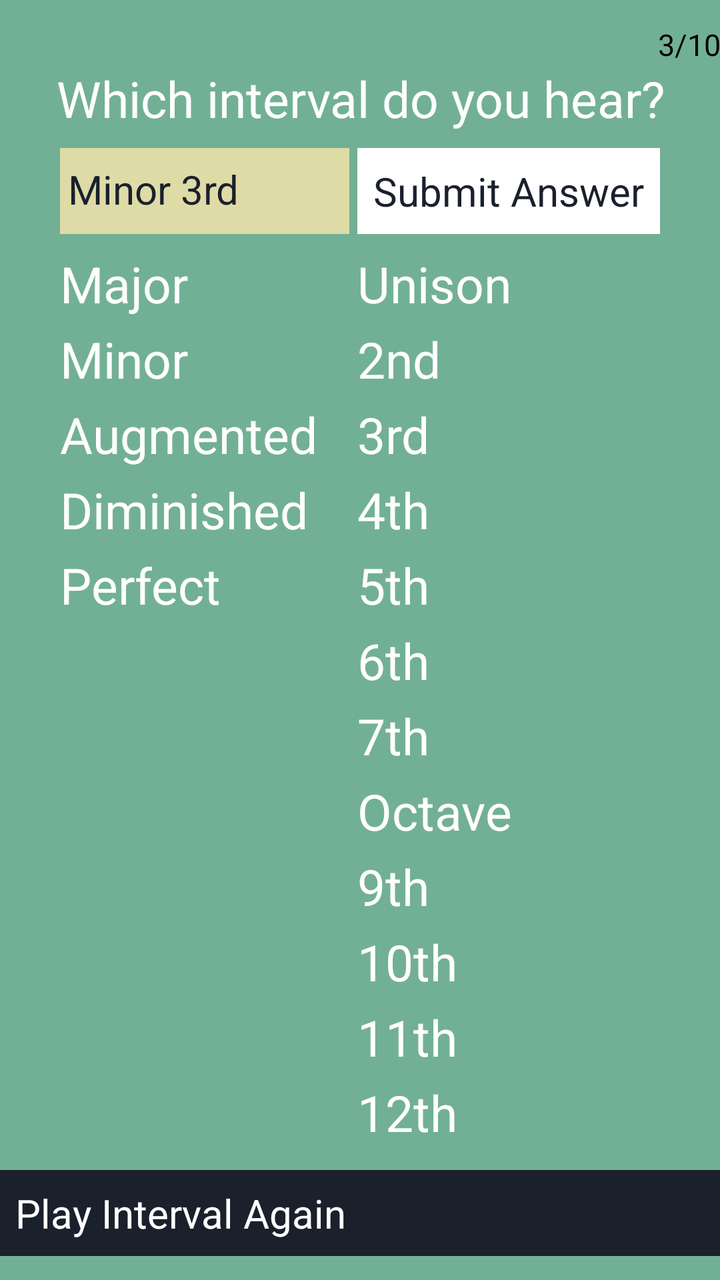
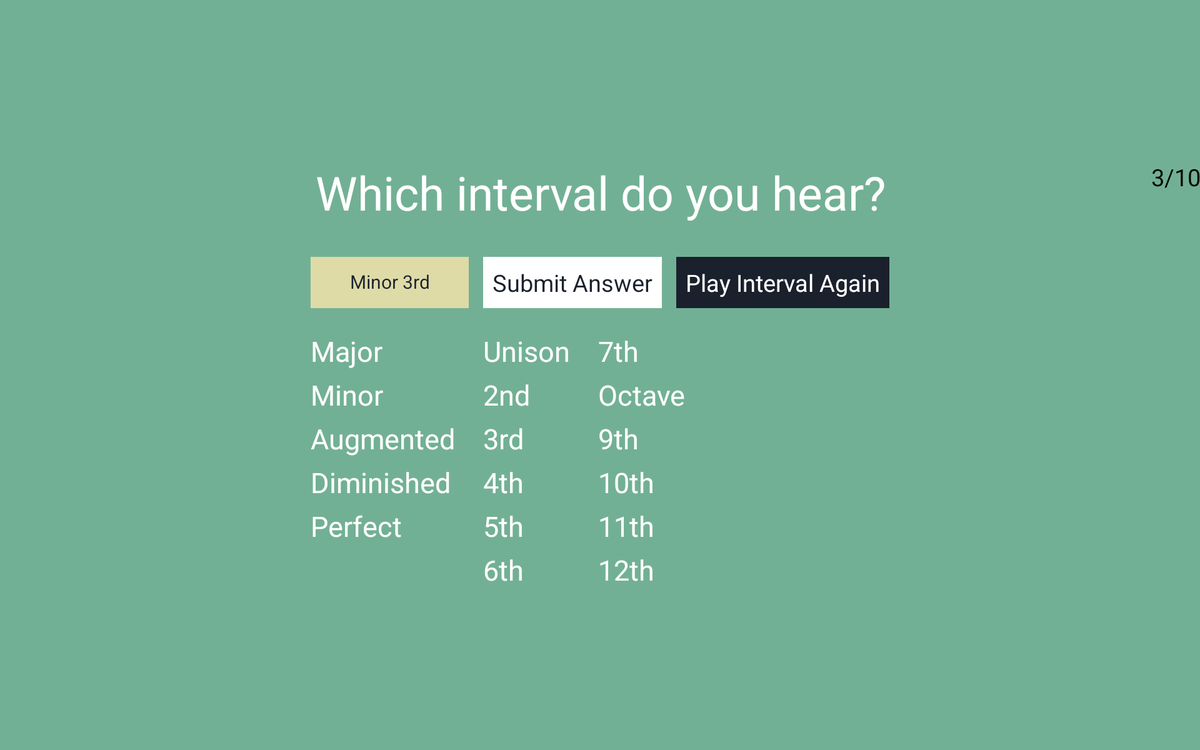

An Android layout and its configuration variant, each rendered on a device that would load it. The default file and the variant file are quoted in full after the pictures.
<!-- AndroidManifest.xml: application theme AppTheme -->
<!-- res/layout/fragment_quiz2.xml -->
<?xml version="1.0" encoding="utf-8"?>
<LinearLayout xmlns:android="http://schemas.android.com/apk/res/android"
    xmlns:tools="http://schemas.android.com/tools"
    android:id="@+id/quiz2_fragment"
    android:layout_width="fill_parent"
    android:layout_height="fill_parent"
    android:background="#72b095"
    android:gravity="center"
    android:orientation="vertical"
    android:paddingBottom="@dimen/activity_vertical_margin"
    android:paddingLeft="@dimen/activity_horizontal_margin"
    android:paddingRight="@dimen/activity_horizontal_margin"
    android:paddingTop="@dimen/activity_vertical_margin"
    tools:context="com.intervaltrainer.Quiz2Fragment" >

    <ScrollView
        android:id="@+id/scroll_id"
        android:layout_width="match_parent"
        android:layout_height="wrap_content"
        android:scrollbars="vertical" >

        <LinearLayout
            android:layout_width="match_parent"
            android:layout_height="wrap_content"
            android:orientation="vertical" >

            <TextView
                android:id="@+id/textCount"
                android:layout_width="wrap_content"
                android:layout_height="wrap_content"
                android:layout_gravity="end"
                android:text="3/10"
                android:textAppearance="?android:attr/textAppearanceMedium"
                android:textSize="15sp" />

            <TextView
                android:id="@+id/textTitle"
                android:layout_width="match_parent"
                android:layout_height="wrap_content"
                android:gravity="center_horizontal"
                android:paddingBottom="8dp"
                android:text="@string/quiz_question"
                android:textColor="#ffffff"
                android:textSize="25sp" />

            <RelativeLayout
                android:layout_width="wrap_content"
                android:layout_height="wrap_content"
                android:layout_below="@+id/textTitle"
                android:layout_gravity="center_horizontal" >

                <TextView
                    android:id="@+id/textSelection"
                    android:layout_width="wrap_content"
                    android:layout_height="fill_parent"
                    android:layout_alignBottom="@+id/quiz_submit_button"
                    android:layout_alignParentLeft="true"
                    android:layout_alignParentStart="true"
                    android:layout_alignParentTop="true"
                    android:layout_marginEnd="4sp"
                    android:layout_marginRight="4sp"
                    android:layout_toLeftOf="@+id/quiz_submit_button"
                    android:layout_toStartOf="@+id/quiz_submit_button"
                    android:background="#dedba7"
                    android:gravity="center_vertical"
                    android:includeFontPadding="false"
                    android:paddingLeft="4sp"
                    android:paddingRight="4sp"
                    android:singleLine="false"
                    android:text="Minor 3rd"
                    android:textAlignment="gravity"
                    android:textAppearance="?android:attr/textAppearanceMedium"
                    android:textColor="#1a202c"
                    android:textSize="20sp" />

                <Button
                    android:id="@+id/quiz_submit_button"
                    android:layout_width="wrap_content"
                    android:layout_height="wrap_content"
                    android:layout_alignLeft="@+id/rg_intervals"
                    android:layout_alignParentTop="true"
                    android:layout_alignStart="@+id/rg_intervals"
                    android:background="@drawable/button_quiz_submit"
                    android:padding="8dp"
                    android:text="@string/quiz_submit_button"
                    android:textAppearance="?android:attr/textAppearanceMedium"
                    android:textColor="#1a202c"
                    android:textSize="20sp" />

                <RadioGroup
                    android:id="@+id/rg_qualifiers"
                    android:layout_width="wrap_content"
                    android:layout_height="wrap_content"
                    android:layout_alignParentLeft="true"
                    android:layout_alignParentStart="true"
                    android:layout_below="@+id/textSelection"
                    android:orientation="vertical"
                    android:paddingBottom="10dp"
                    android:paddingTop="8dp" >

                    <RadioButton
                        android:id="@+id/rbutMajor"
                        android:layout_width="wrap_content"
                        android:layout_height="wrap_content"
                        android:layout_marginBottom="4dp"
                        android:text="@string/major"
                        android:textColor="#ffffff"
                        android:textSize="25sp" />

                    <RadioButton
                        android:id="@+id/rbutMinor"
                        android:layout_width="wrap_content"
                        android:layout_height="wrap_content"
                        android:layout_marginBottom="4dp"
                        android:text="@string/minor"
                        android:textColor="#ffffff"
                        android:textSize="25sp" />

                    <RadioButton
                        android:id="@+id/rbutAug"
                        android:layout_width="wrap_content"
                        android:layout_height="wrap_content"
                        android:layout_marginBottom="4dp"
                        android:text="@string/aug"
                        android:textColor="#ffffff"
                        android:textSize="25sp" />

                    <RadioButton
                        android:id="@+id/rbutDim"
                        android:layout_width="wrap_content"
                        android:layout_height="wrap_content"
                        android:layout_marginBottom="4dp"
                        android:text="@string/dim"
                        android:textColor="#ffffff"
                        android:textSize="25sp" />

                    <RadioButton
                        android:id="@+id/rbutPerfect"
                        android:layout_width="wrap_content"
                        android:layout_height="wrap_content"
                        android:layout_marginBottom="4dp"
                        android:text="@string/perfect"
                        android:textColor="#ffffff"
                        android:textSize="25sp" />
                </RadioGroup>

                <RadioGroup
                    android:id="@+id/rg_intervals"
                    android:layout_width="wrap_content"
                    android:layout_height="wrap_content"
                    android:layout_alignTop="@+id/rg_qualifiers"
                    android:layout_marginLeft="20sp"
                    android:layout_marginStart="20sp"
                    android:layout_toEndOf="@+id/rg_qualifiers"
                    android:layout_toRightOf="@+id/rg_qualifiers"
                    android:orientation="vertical"
                    android:paddingBottom="0dp"
                    android:paddingTop="8dp" >

                    <RadioButton
                        android:id="@+id/rbutDU"
                        android:layout_width="wrap_content"
                        android:layout_height="wrap_content"
                        android:layout_marginBottom="4dp"
                        android:text="@string/dU"
                        android:textColor="#ffffff"
                        android:textSize="25sp" />

                    <RadioButton
                        android:id="@+id/rbutD2"
                        android:layout_width="wrap_content"
                        android:layout_height="wrap_content"
                        android:layout_marginBottom="4dp"
                        android:text="@string/d2"
                        android:textColor="#ffffff"
                        android:textSize="25sp" />

                    <RadioButton
                        android:id="@+id/rbutD3"
                        android:layout_width="wrap_content"
                        android:layout_height="wrap_content"
                        android:layout_marginBottom="4dp"
                        android:text="@string/d3"
                        android:textColor="#ffffff"
                        android:textSize="25sp" />

                    <RadioButton
                        android:id="@+id/rbutD4"
                        android:layout_width="wrap_content"
                        android:layout_height="wrap_content"
                        android:layout_marginBottom="4dp"
                        android:text="@string/d4"
                        android:textColor="#ffffff"
                        android:textSize="25sp" />

                    <RadioButton
                        android:id="@+id/rbutD5"
                        android:layout_width="wrap_content"
                        android:layout_height="wrap_content"
                        android:layout_marginBottom="4dp"
                        android:text="@string/d5"
                        android:textColor="#ffffff"
                        android:textSize="25sp" />

                    <RadioButton
                        android:id="@+id/rbutD6"
                        android:layout_width="wrap_content"
                        android:layout_height="wrap_content"
                        android:layout_marginBottom="4dp"
                        android:text="@string/d6"
                        android:textColor="#ffffff"
                        android:textSize="25sp" />
                </RadioGroup>

                <RadioGroup
                    android:id="@+id/rg_intervals2"
                    android:layout_width="wrap_content"
                    android:layout_height="wrap_content"
                    android:layout_below="@+id/rg_intervals"
                    android:layout_marginLeft="20sp"
                    android:layout_marginStart="20sp"
                    android:layout_toEndOf="@+id/rg_qualifiers"
                    android:layout_toRightOf="@+id/rg_qualifiers"
                    android:orientation="vertical"
                    android:paddingBottom="8dp"
                    android:paddingTop="0dp" >

                    <RadioButton
                        android:id="@+id/rbutD7"
                        android:layout_width="wrap_content"
                        android:layout_height="wrap_content"
                        android:layout_marginBottom="4dp"
                        android:text="@string/d7"
                        android:textColor="#ffffff"
                        android:textSize="25sp" />

                    <RadioButton
                        android:id="@+id/rbutDO"
                        android:layout_width="wrap_content"
                        android:layout_height="wrap_content"
                        android:layout_marginBottom="4dp"
                        android:text="@string/dO"
                        android:textColor="#ffffff"
                        android:textSize="25sp" />

                    <RadioButton
                        android:id="@+id/rbutD9"
                        android:layout_width="wrap_content"
                        android:layout_height="wrap_content"
                        android:layout_marginBottom="4dp"
                        android:text="@string/d9"
                        android:textColor="#ffffff"
                        android:textSize="25sp" />

                    <RadioButton
                        android:id="@+id/rbutD10"
                        android:layout_width="wrap_content"
                        android:layout_height="wrap_content"
                        android:layout_marginBottom="4dp"
                        android:text="@string/d10"
                        android:textColor="#ffffff"
                        android:textSize="25sp" />

                    <RadioButton
                        android:id="@+id/rbutD11"
                        android:layout_width="wrap_content"
                        android:layout_height="wrap_content"
                        android:layout_marginBottom="4dp"
                        android:text="@string/d11"
                        android:textColor="#ffffff"
                        android:textSize="25sp" />

                    <RadioButton
                        android:id="@+id/rbutD12"
                        android:layout_width="wrap_content"
                        android:layout_height="wrap_content"
                        android:layout_marginBottom="4dp"
                        android:text="@string/d12"
                        android:textColor="#ffffff"
                        android:textSize="25sp" />
                </RadioGroup>
            </RelativeLayout>

            <Button
                android:id="@+id/quiz_play_button"
                android:layout_width="match_parent"
                android:layout_height="wrap_content"
                android:background="@drawable/button_quiz_play"
                android:padding="8dp"
                android:text="@string/quiz_replay"
                android:textAppearance="?android:attr/textAppearanceMedium"
                android:textColor="#ffffff"
                android:textSize="20sp" />
        </LinearLayout>
    </ScrollView>

</LinearLayout>
<!-- resources referenced by this layout -->
<resources>
  <!-- drawable button_quiz_play (drawable) -->
  <?xml version="1.0" encoding="utf-8"?>
  <selector xmlns:android="http://schemas.android.com/apk/res/android">
  
      <item android:state_pressed="true"><shape>
              <gradient android:angle="270" android:endColor="#0099cc" android:startColor="#0099cc" />
  
              <stroke android:width="3dp" android:color="#33b5e5" />
          </shape></item>
      <item android:state_focused="true"><shape>
              <gradient android:angle="270" android:endColor="#0099cc" android:startColor="#0099cc" />
  
              <stroke android:width="3dp" android:color="#33b5e5" />
          </shape></item>
      <item><shape>
              <gradient android:angle="270" android:endColor="#1a202c" android:startColor="#1a202c" />
          </shape></item>
  
  </selector>
  <!-- drawable button_quiz_submit (drawable) -->
  <?xml version="1.0" encoding="utf-8"?>
  <selector xmlns:android="http://schemas.android.com/apk/res/android">
  
      <item android:state_pressed="true"><shape>
              <gradient android:angle="270" android:endColor="#0099cc" android:startColor="#0099cc" />
  
              <stroke android:width="3dp" android:color="#33b5e5" />
          </shape></item>
      <item android:state_focused="true"><shape>
              <gradient android:angle="270" android:endColor="#0099cc" android:startColor="#0099cc" />
  
              <stroke android:width="3dp" android:color="#33b5e5" />
          </shape></item>
      <item><shape>
              <gradient android:angle="270" android:endColor="#ffffff" android:startColor="#ffffff" />
          </shape></item>
  
  </selector>
  <string name="aug">Augmented</string>
  <string name="d10">10th</string>
  <string name="d11">11th</string>
  <string name="d12">12th</string>
  <string name="d2">2nd</string>
  <string name="d3">3rd</string>
  <string name="d4">4th</string>
  <string name="d5">5th</string>
  <string name="d6">6th</string>
  <string name="d7">7th</string>
  <string name="d9">9th</string>
  <string name="dO">Octave</string>
  <string name="dU">Unison</string>
  <string name="dim">Diminished</string>
  <string name="major">Major</string>
  <string name="minor">Minor</string>
  <string name="perfect">Perfect</string>
  <string name="quiz_question">Which interval do you hear?</string>
  <string name="quiz_replay">Play Interval Again</string>
  <string name="quiz_submit_button">Submit Answer</string>
  <style name="AppTheme" parent="AppBaseTheme">
          
      </style>
  <style name="AppBaseTheme" parent="AppTheme">
          
      </style>
</resources>
<!-- res/layout-xlarge-land/fragment_quiz2.xml (the repository's variant of the layout above) -->
<!-- drawn on a large tablet held sideways -->
<?xml version="1.0" encoding="utf-8"?>

<LinearLayout xmlns:android="http://schemas.android.com/apk/res/android"
    xmlns:tools="http://schemas.android.com/tools"
    android:id="@+id/quiz2_fragment"
    android:layout_width="fill_parent"
    android:layout_height="fill_parent"
    android:background="#72b095"
    android:gravity="center"
    android:orientation="vertical"
    android:paddingBottom="@dimen/activity_vertical_margin"
    android:paddingLeft="@dimen/activity_horizontal_margin"
    android:paddingRight="@dimen/activity_horizontal_margin"
    android:paddingTop="@dimen/activity_vertical_margin"
    tools:context="com.intervaltrainer.Quiz2Fragment" >

    <ScrollView
        android:id="@+id/scroll_id"
        android:layout_width="match_parent"
        android:layout_height="wrap_content"
        android:scrollbars="vertical" >

        <LinearLayout
            android:layout_width="match_parent"
            android:layout_height="wrap_content"
            android:orientation="vertical" >

            <FrameLayout
                android:layout_width="match_parent"
                android:layout_height="wrap_content"
                android:layout_marginBottom="25dp" >

                <TextView
                    android:id="@+id/textCount"
                    android:layout_width="wrap_content"
                    android:layout_height="wrap_content"
                    android:layout_gravity="end"
                    android:text="3/10"
                    android:textAppearance="?android:attr/textAppearanceMedium"
                    android:textSize="25sp" />

                <TextView
                    android:id="@+id/textTitle"
                    android:layout_width="match_parent"
                    android:layout_height="wrap_content"
                    android:gravity="center|center_horizontal"
                    android:paddingBottom="10dp"
                    android:text="@string/quiz_question"
                    android:textColor="#ffffff"
                    android:textSize="50sp" />
            </FrameLayout>

            <RelativeLayout
                android:layout_width="wrap_content"
                android:layout_height="wrap_content"
                android:layout_gravity="center_horizontal" >

                <TextView
                    android:id="@+id/textSelection"
                    android:layout_width="wrap_content"
                    android:layout_height="fill_parent"
                    android:layout_alignBottom="@+id/quiz_submit_button"
                    android:layout_alignParentLeft="true"
                    android:layout_alignParentStart="true"
                    android:layout_alignParentTop="true"
                    android:layout_marginEnd="15sp"
                    android:layout_marginRight="15sp"
                    android:layout_toLeftOf="@+id/quiz_submit_button"
                    android:layout_toStartOf="@+id/quiz_submit_button"
                    android:background="#dedba7"
                    android:gravity="center"
                    android:includeFontPadding="false"
                    android:paddingLeft="5sp"
                    android:paddingRight="5sp"
                    android:singleLine="false"
                    android:text="Minor 3rd"
                    android:textAlignment="gravity"
                    android:textAppearance="?android:attr/textAppearanceMedium"
                    android:textColor="#1a202c"
                    android:textSize="20sp" />

                <Button
                    android:id="@+id/quiz_submit_button"
                    android:layout_width="wrap_content"
                    android:layout_height="wrap_content"
                    android:layout_alignLeft="@+id/rg_intervals"
                    android:layout_alignParentTop="true"
                    android:layout_alignStart="@+id/rg_intervals"
                    android:layout_marginEnd="15sp"
                    android:layout_marginRight="15sp"
                    android:background="@drawable/button_quiz_submit"
                    android:padding="10dp"
                    android:text="@string/quiz_submit_button"
                    android:textAppearance="?android:attr/textAppearanceMedium"
                    android:textColor="#1a202c"
                    android:textSize="25sp" />

                <Button
                    android:id="@+id/quiz_play_button"
                    android:layout_width="wrap_content"
                    android:layout_height="wrap_content"
                    android:layout_toEndOf="@+id/quiz_submit_button"
                    android:layout_toRightOf="@+id/quiz_submit_button"
                    android:background="@drawable/button_quiz_play"
                    android:padding="10dp"
                    android:text="@string/quiz_replay"
                    android:textAppearance="?android:attr/textAppearanceMedium"
                    android:textColor="#ffffff"
                    android:textSize="25sp" />

                <RadioGroup
                    android:id="@+id/rg_qualifiers"
                    android:layout_width="wrap_content"
                    android:layout_height="wrap_content"
                    android:layout_alignParentLeft="true"
                    android:layout_alignParentStart="true"
                    android:layout_below="@+id/textSelection"
                    android:orientation="vertical"
                    android:paddingTop="25dp" >

                    <RadioButton
                        android:id="@+id/rbutMajor"
                        android:layout_width="wrap_content"
                        android:layout_height="wrap_content"
                        android:layout_marginBottom="6dp"
                        android:text="@string/major"
                        android:textColor="#ffffff"
                        android:textSize="30sp" />

                    <RadioButton
                        android:id="@+id/rbutMinor"
                        android:layout_width="wrap_content"
                        android:layout_height="wrap_content"
                        android:layout_marginBottom="6dp"
                        android:text="@string/minor"
                        android:textColor="#ffffff"
                        android:textSize="30sp" />

                    <RadioButton
                        android:id="@+id/rbutAug"
                        android:layout_width="wrap_content"
                        android:layout_height="wrap_content"
                        android:layout_marginBottom="6dp"
                        android:text="@string/aug"
                        android:textColor="#ffffff"
                        android:textSize="30sp" />

                    <RadioButton
                        android:id="@+id/rbutDim"
                        android:layout_width="wrap_content"
                        android:layout_height="wrap_content"
                        android:layout_marginBottom="6dp"
                        android:text="@string/dim"
                        android:textColor="#ffffff"
                        android:textSize="30sp" />

                    <RadioButton
                        android:id="@+id/rbutPerfect"
                        android:layout_width="wrap_content"
                        android:layout_height="wrap_content"
                        android:text="@string/perfect"
                        android:textColor="#ffffff"
                        android:textSize="30sp" />
                </RadioGroup>

                <RadioGroup
                    android:id="@+id/rg_intervals"
                    android:layout_width="wrap_content"
                    android:layout_height="wrap_content"
                    android:layout_alignTop="@+id/rg_qualifiers"
                    android:layout_marginLeft="30sp"
                    android:layout_marginStart="30sp"
                    android:layout_toEndOf="@+id/rg_qualifiers"
                    android:layout_toRightOf="@+id/rg_qualifiers"
                    android:orientation="vertical"
                    android:paddingTop="25dp" >

                    <RadioButton
                        android:id="@+id/rbutDU"
                        android:layout_width="wrap_content"
                        android:layout_height="wrap_content"
                        android:layout_marginBottom="6dp"
                        android:text="@string/dU"
                        android:textColor="#ffffff"
                        android:textSize="30sp" />

                    <RadioButton
                        android:id="@+id/rbutD2"
                        android:layout_width="wrap_content"
                        android:layout_height="wrap_content"
                        android:layout_marginBottom="6dp"
                        android:text="@string/d2"
                        android:textColor="#ffffff"
                        android:textSize="30sp" />

                    <RadioButton
                        android:id="@+id/rbutD3"
                        android:layout_width="wrap_content"
                        android:layout_height="wrap_content"
                        android:layout_marginBottom="6dp"
                        android:text="@string/d3"
                        android:textColor="#ffffff"
                        android:textSize="30sp" />

                    <RadioButton
                        android:id="@+id/rbutD4"
                        android:layout_width="wrap_content"
                        android:layout_height="wrap_content"
                        android:layout_marginBottom="6dp"
                        android:text="@string/d4"
                        android:textColor="#ffffff"
                        android:textSize="30sp" />

                    <RadioButton
                        android:id="@+id/rbutD5"
                        android:layout_width="wrap_content"
                        android:layout_height="wrap_content"
                        android:layout_marginBottom="6dp"
                        android:text="@string/d5"
                        android:textColor="#ffffff"
                        android:textSize="30sp" />

                    <RadioButton
                        android:id="@+id/rbutD6"
                        android:layout_width="wrap_content"
                        android:layout_height="wrap_content"
                        android:text="@string/d6"
                        android:textColor="#ffffff"
                        android:textSize="30sp" />
                </RadioGroup>

                <RadioGroup
                    android:id="@+id/rg_intervals2"
                    android:layout_width="wrap_content"
                    android:layout_height="wrap_content"
                    android:layout_alignTop="@+id/rg_qualifiers"
                    android:layout_marginLeft="30sp"
                    android:layout_toRightOf="@+id/rg_intervals"
                    android:orientation="vertical"
                    android:paddingTop="25dp" >

                    <RadioButton
                        android:id="@+id/rbutD7"
                        android:layout_width="wrap_content"
                        android:layout_height="wrap_content"
                        android:layout_marginBottom="6dp"
                        android:text="@string/d7"
                        android:textColor="#ffffff"
                        android:textSize="30sp" />

                    <RadioButton
                        android:id="@+id/rbutDO"
                        android:layout_width="wrap_content"
                        android:layout_height="wrap_content"
                        android:layout_marginBottom="6dp"
                        android:text="@string/dO"
                        android:textColor="#ffffff"
                        android:textSize="30sp" />

                    <RadioButton
                        android:id="@+id/rbutD9"
                        android:layout_width="wrap_content"
                        android:layout_height="wrap_content"
                        android:layout_marginBottom="6dp"
                        android:text="@string/d9"
                        android:textColor="#ffffff"
                        android:textSize="30sp" />

                    <RadioButton
                        android:id="@+id/rbutD10"
                        android:layout_width="wrap_content"
                        android:layout_height="wrap_content"
                        android:layout_marginBottom="6dp"
                        android:text="@string/d10"
                        android:textColor="#ffffff"
                        android:textSize="30sp" />

                    <RadioButton
                        android:id="@+id/rbutD11"
                        android:layout_width="wrap_content"
                        android:layout_height="wrap_content"
                        android:layout_marginBottom="6dp"
                        android:text="@string/d11"
                        android:textColor="#ffffff"
                        android:textSize="30sp" />

                    <RadioButton
                        android:id="@+id/rbutD12"
                        android:layout_width="wrap_content"
                        android:layout_height="wrap_content"
                        android:text="@string/d12"
                        android:textColor="#ffffff"
                        android:textSize="30sp" />
                </RadioGroup>
            </RelativeLayout>
        </LinearLayout>
    </ScrollView>

</LinearLayout>
